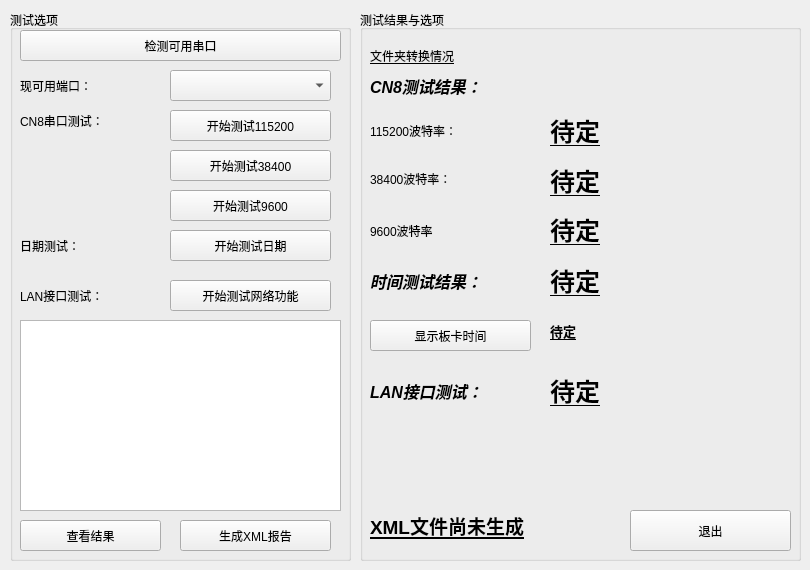
<?xml version="1.0" encoding="UTF-8"?>
<ui version="4.0">
 <class>Widget</class>
 <widget class="QWidget" name="Widget">
  <property name="geometry">
   <rect>
    <x>0</x>
    <y>0</y>
    <width>810</width>
    <height>570</height>
   </rect>
  </property>
  <property name="minimumSize">
   <size>
    <width>810</width>
    <height>570</height>
   </size>
  </property>
  <property name="maximumSize">
   <size>
    <width>810</width>
    <height>570</height>
   </size>
  </property>
  <property name="windowTitle">
   <string>Widget</string>
  </property>
  <widget class="QGroupBox" name="groupBox">
   <property name="geometry">
    <rect>
     <x>10</x>
     <y>10</y>
     <width>341</width>
     <height>551</height>
    </rect>
   </property>
   <property name="title">
    <string>测试选项</string>
   </property>
   <widget class="QPushButton" name="PBT_TEST_COM_CN8_115200">
    <property name="geometry">
     <rect>
      <x>160</x>
      <y>100</y>
      <width>161</width>
      <height>31</height>
     </rect>
    </property>
    <property name="text">
     <string>开始测试115200</string>
    </property>
   </widget>
   <widget class="QLabel" name="label_CN8">
    <property name="geometry">
     <rect>
      <x>10</x>
      <y>100</y>
      <width>111</width>
      <height>21</height>
     </rect>
    </property>
    <property name="text">
     <string>CN8串口测试：</string>
    </property>
   </widget>
   <widget class="QLabel" name="label_use_com_tip">
    <property name="geometry">
     <rect>
      <x>10</x>
      <y>60</y>
      <width>131</width>
      <height>31</height>
     </rect>
    </property>
    <property name="text">
     <string>现可用端口：</string>
    </property>
   </widget>
   <widget class="QComboBox" name="CBBOX_Port">
    <property name="geometry">
     <rect>
      <x>160</x>
      <y>60</y>
      <width>161</width>
      <height>31</height>
     </rect>
    </property>
   </widget>
   <widget class="QPushButton" name="PBT_SEARCH">
    <property name="geometry">
     <rect>
      <x>10</x>
      <y>20</y>
      <width>321</width>
      <height>31</height>
     </rect>
    </property>
    <property name="text">
     <string>检测可用串口</string>
    </property>
   </widget>
   <widget class="QPushButton" name="PBT_RES">
    <property name="geometry">
     <rect>
      <x>10</x>
      <y>510</y>
      <width>141</width>
      <height>31</height>
     </rect>
    </property>
    <property name="text">
     <string>查看结果</string>
    </property>
   </widget>
   <widget class="QPushButton" name="PBT_XML">
    <property name="geometry">
     <rect>
      <x>170</x>
      <y>510</y>
      <width>151</width>
      <height>31</height>
     </rect>
    </property>
    <property name="text">
     <string>生成XML报告</string>
    </property>
   </widget>
   <widget class="QPushButton" name="PBT_TEST_COM_CN8_38400">
    <property name="geometry">
     <rect>
      <x>160</x>
      <y>140</y>
      <width>161</width>
      <height>31</height>
     </rect>
    </property>
    <property name="text">
     <string>开始测试38400</string>
    </property>
   </widget>
   <widget class="QPushButton" name="PBT_TEST_COM_CN8_9600">
    <property name="geometry">
     <rect>
      <x>160</x>
      <y>180</y>
      <width>161</width>
      <height>31</height>
     </rect>
    </property>
    <property name="text">
     <string>开始测试9600</string>
    </property>
   </widget>
   <widget class="QLabel" name="label_TIME">
    <property name="geometry">
     <rect>
      <x>10</x>
      <y>220</y>
      <width>141</width>
      <height>31</height>
     </rect>
    </property>
    <property name="text">
     <string>日期测试：</string>
    </property>
   </widget>
   <widget class="QPushButton" name="PBT_TEST_TIME">
    <property name="geometry">
     <rect>
      <x>160</x>
      <y>220</y>
      <width>161</width>
      <height>31</height>
     </rect>
    </property>
    <property name="text">
     <string>开始测试日期</string>
    </property>
   </widget>
   <widget class="QLabel" name="label_LAN">
    <property name="geometry">
     <rect>
      <x>10</x>
      <y>270</y>
      <width>111</width>
      <height>31</height>
     </rect>
    </property>
    <property name="text">
     <string>LAN接口测试：</string>
    </property>
   </widget>
   <widget class="QPushButton" name="PBT_LAN_NTE">
    <property name="geometry">
     <rect>
      <x>160</x>
      <y>270</y>
      <width>161</width>
      <height>31</height>
     </rect>
    </property>
    <property name="text">
     <string>开始测试网络功能</string>
    </property>
   </widget>
   <widget class="QTextEdit" name="TextE_RES_TIP">
    <property name="geometry">
     <rect>
      <x>10</x>
      <y>310</y>
      <width>321</width>
      <height>191</height>
     </rect>
    </property>
   </widget>
  </widget>
  <widget class="QGroupBox" name="groupBox_2">
   <property name="geometry">
    <rect>
     <x>360</x>
     <y>10</y>
     <width>441</width>
     <height>551</height>
    </rect>
   </property>
   <property name="font">
    <font>
     <weight>50</weight>
     <italic>false</italic>
     <bold>false</bold>
    </font>
   </property>
   <property name="title">
    <string>测试结果与选项</string>
   </property>
   <widget class="QPushButton" name="PBT_close">
    <property name="geometry">
     <rect>
      <x>270</x>
      <y>500</y>
      <width>161</width>
      <height>41</height>
     </rect>
    </property>
    <property name="text">
     <string>退出</string>
    </property>
   </widget>
   <widget class="QLabel" name="label_RES_CN8_tip">
    <property name="geometry">
     <rect>
      <x>10</x>
      <y>50</y>
      <width>161</width>
      <height>51</height>
     </rect>
    </property>
    <property name="font">
     <font>
      <pointsize>12</pointsize>
      <weight>75</weight>
      <italic>true</italic>
      <bold>true</bold>
     </font>
    </property>
    <property name="text">
     <string>CN8测试结果：</string>
    </property>
   </widget>
   <widget class="QLabel" name="label_RES_115200">
    <property name="geometry">
     <rect>
      <x>190</x>
      <y>100</y>
      <width>241</width>
      <height>41</height>
     </rect>
    </property>
    <property name="font">
     <font>
      <pointsize>19</pointsize>
      <weight>75</weight>
      <bold>true</bold>
      <underline>true</underline>
     </font>
    </property>
    <property name="text">
     <string>待定</string>
    </property>
   </widget>
   <widget class="QLabel" name="label_XML">
    <property name="geometry">
     <rect>
      <x>10</x>
      <y>490</y>
      <width>251</width>
      <height>51</height>
     </rect>
    </property>
    <property name="font">
     <font>
      <pointsize>14</pointsize>
      <weight>75</weight>
      <bold>true</bold>
      <underline>true</underline>
     </font>
    </property>
    <property name="text">
     <string>XML文件尚未生成</string>
    </property>
   </widget>
   <widget class="QLabel" name="label_RES_SWITCH">
    <property name="geometry">
     <rect>
      <x>10</x>
      <y>20</y>
      <width>161</width>
      <height>51</height>
     </rect>
    </property>
    <property name="font">
     <font>
      <underline>true</underline>
     </font>
    </property>
    <property name="text">
     <string>文件夹转换情况</string>
    </property>
   </widget>
   <widget class="QLabel" name="label_115200tip">
    <property name="geometry">
     <rect>
      <x>10</x>
      <y>100</y>
      <width>171</width>
      <height>41</height>
     </rect>
    </property>
    <property name="text">
     <string>115200波特率：</string>
    </property>
   </widget>
   <widget class="QLabel" name="label_38400tip">
    <property name="geometry">
     <rect>
      <x>10</x>
      <y>148</y>
      <width>131</width>
      <height>41</height>
     </rect>
    </property>
    <property name="text">
     <string>38400波特率：</string>
    </property>
   </widget>
   <widget class="QLabel" name="label_RES_38400">
    <property name="geometry">
     <rect>
      <x>190</x>
      <y>150</y>
      <width>231</width>
      <height>41</height>
     </rect>
    </property>
    <property name="font">
     <font>
      <pointsize>19</pointsize>
      <weight>75</weight>
      <bold>true</bold>
      <underline>true</underline>
     </font>
    </property>
    <property name="text">
     <string>待定</string>
    </property>
   </widget>
   <widget class="QLabel" name="label_9600tip">
    <property name="geometry">
     <rect>
      <x>10</x>
      <y>200</y>
      <width>181</width>
      <height>41</height>
     </rect>
    </property>
    <property name="text">
     <string>9600波特率</string>
    </property>
   </widget>
   <widget class="QLabel" name="label_RES_9600">
    <property name="geometry">
     <rect>
      <x>190</x>
      <y>199</y>
      <width>231</width>
      <height>41</height>
     </rect>
    </property>
    <property name="font">
     <font>
      <pointsize>19</pointsize>
      <weight>75</weight>
      <bold>true</bold>
      <underline>true</underline>
     </font>
    </property>
    <property name="text">
     <string>待定</string>
    </property>
   </widget>
   <widget class="QLabel" name="label_RES_TIME_tip">
    <property name="geometry">
     <rect>
      <x>10</x>
      <y>250</y>
      <width>161</width>
      <height>41</height>
     </rect>
    </property>
    <property name="font">
     <font>
      <pointsize>12</pointsize>
      <weight>75</weight>
      <italic>true</italic>
      <bold>true</bold>
     </font>
    </property>
    <property name="text">
     <string>时间测试结果：</string>
    </property>
   </widget>
   <widget class="QLabel" name="label_RES_TIME">
    <property name="geometry">
     <rect>
      <x>190</x>
      <y>250</y>
      <width>241</width>
      <height>41</height>
     </rect>
    </property>
    <property name="font">
     <font>
      <pointsize>19</pointsize>
      <weight>75</weight>
      <italic>false</italic>
      <bold>true</bold>
      <underline>true</underline>
     </font>
    </property>
    <property name="text">
     <string>待定</string>
    </property>
   </widget>
   <widget class="QLabel" name="label_realtime">
    <property name="geometry">
     <rect>
      <x>190</x>
      <y>300</y>
      <width>251</width>
      <height>41</height>
     </rect>
    </property>
    <property name="font">
     <font>
      <pointsize>10</pointsize>
      <weight>75</weight>
      <bold>true</bold>
      <underline>true</underline>
     </font>
    </property>
    <property name="text">
     <string>待定</string>
    </property>
   </widget>
   <widget class="QPushButton" name="PBT_REAL_TIME">
    <property name="geometry">
     <rect>
      <x>10</x>
      <y>310</y>
      <width>161</width>
      <height>31</height>
     </rect>
    </property>
    <property name="text">
     <string>显示板卡时间</string>
    </property>
   </widget>
   <widget class="QLabel" name="label_LAN_tip">
    <property name="geometry">
     <rect>
      <x>10</x>
      <y>360</y>
      <width>161</width>
      <height>41</height>
     </rect>
    </property>
    <property name="font">
     <font>
      <pointsize>12</pointsize>
      <weight>75</weight>
      <italic>true</italic>
      <bold>true</bold>
     </font>
    </property>
    <property name="text">
     <string>LAN接口测试：</string>
    </property>
   </widget>
   <widget class="QLabel" name="label_RES_LAN">
    <property name="geometry">
     <rect>
      <x>190</x>
      <y>360</y>
      <width>241</width>
      <height>41</height>
     </rect>
    </property>
    <property name="font">
     <font>
      <pointsize>19</pointsize>
      <weight>75</weight>
      <bold>true</bold>
      <underline>true</underline>
     </font>
    </property>
    <property name="text">
     <string>待定</string>
    </property>
   </widget>
  </widget>
 </widget>
 <layoutdefault spacing="6" margin="11"/>
 <resources/>
 <connections>
  <connection>
   <sender>PBT_close</sender>
   <signal>clicked()</signal>
   <receiver>Widget</receiver>
   <slot>close()</slot>
   <hints>
    <hint type="sourcelabel">
     <x>290</x>
     <y>400</y>
    </hint>
    <hint type="destinationlabel">
     <x>193</x>
     <y>219</y>
    </hint>
   </hints>
  </connection>
 </connections>
</ui>
